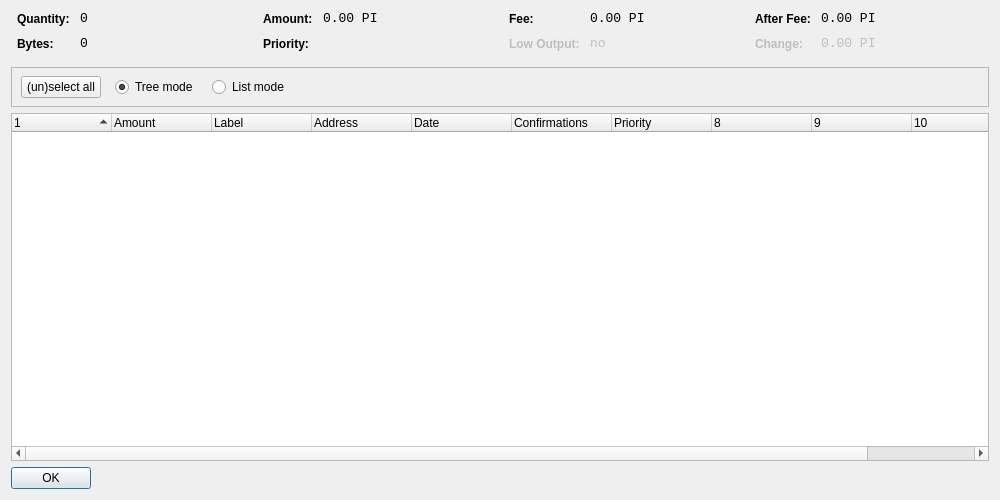
<?xml version="1.0" encoding="UTF-8"?>
<ui version="4.0">
 <class>CoinControlDialog</class>
 <widget class="QDialog" name="CoinControlDialog">
  <property name="geometry">
   <rect>
    <x>0</x>
    <y>0</y>
    <width>1000</width>
    <height>500</height>
   </rect>
  </property>
  <property name="windowTitle">
   <string>Coin Control</string>
  </property>
  <property name="styleSheet">
   <string notr="true">background-image: url(:/images/bkg2);</string>
  </property>
  <layout class="QVBoxLayout" name="verticalLayout">
   <item>
    <layout class="QHBoxLayout" name="horizontalLayoutTop" stretch="0,0,0,0">
     <property name="topMargin">
      <number>0</number>
     </property>
     <property name="bottomMargin">
      <number>10</number>
     </property>
     <item>
      <layout class="QFormLayout" name="formLayoutCoinControl1">
       <property name="horizontalSpacing">
        <number>10</number>
       </property>
       <property name="verticalSpacing">
        <number>10</number>
       </property>
       <property name="leftMargin">
        <number>6</number>
       </property>
       <property name="rightMargin">
        <number>6</number>
       </property>
       <item row="0" column="0">
        <widget class="QLabel" name="labelCoinControlQuantityText">
         <property name="styleSheet">
          <string notr="true">font-weight:bold;</string>
         </property>
         <property name="text">
          <string>Quantity:</string>
         </property>
        </widget>
       </item>
       <item row="0" column="1">
        <widget class="QLabel" name="labelCoinControlQuantity">
         <property name="font">
          <font>
           <family>Monospace</family>
           <pointsize>10</pointsize>
          </font>
         </property>
         <property name="cursor">
          <cursorShape>IBeamCursor</cursorShape>
         </property>
         <property name="contextMenuPolicy">
          <enum>Qt::ActionsContextMenu</enum>
         </property>
         <property name="text">
          <string notr="true">0</string>
         </property>
         <property name="textInteractionFlags">
          <set>Qt::LinksAccessibleByMouse|Qt::TextSelectableByKeyboard|Qt::TextSelectableByMouse</set>
         </property>
        </widget>
       </item>
       <item row="1" column="0">
        <widget class="QLabel" name="labelCoinControlBytesText">
         <property name="styleSheet">
          <string notr="true">font-weight:bold;</string>
         </property>
         <property name="text">
          <string>Bytes:</string>
         </property>
        </widget>
       </item>
       <item row="1" column="1">
        <widget class="QLabel" name="labelCoinControlBytes">
         <property name="font">
          <font>
           <family>Monospace</family>
           <pointsize>10</pointsize>
          </font>
         </property>
         <property name="cursor">
          <cursorShape>IBeamCursor</cursorShape>
         </property>
         <property name="contextMenuPolicy">
          <enum>Qt::ActionsContextMenu</enum>
         </property>
         <property name="text">
          <string notr="true">0</string>
         </property>
         <property name="textInteractionFlags">
          <set>Qt::LinksAccessibleByMouse|Qt::TextSelectableByKeyboard|Qt::TextSelectableByMouse</set>
         </property>
        </widget>
       </item>
      </layout>
     </item>
     <item>
      <layout class="QFormLayout" name="formLayoutCoinControl2">
       <property name="horizontalSpacing">
        <number>10</number>
       </property>
       <property name="verticalSpacing">
        <number>10</number>
       </property>
       <property name="leftMargin">
        <number>6</number>
       </property>
       <property name="rightMargin">
        <number>6</number>
       </property>
       <item row="0" column="0">
        <widget class="QLabel" name="labelCoinControlAmountText">
         <property name="styleSheet">
          <string notr="true">font-weight:bold;</string>
         </property>
         <property name="text">
          <string>Amount:</string>
         </property>
        </widget>
       </item>
       <item row="0" column="1">
        <widget class="QLabel" name="labelCoinControlAmount">
         <property name="font">
          <font>
           <family>Monospace</family>
           <pointsize>10</pointsize>
          </font>
         </property>
         <property name="cursor">
          <cursorShape>IBeamCursor</cursorShape>
         </property>
         <property name="contextMenuPolicy">
          <enum>Qt::ActionsContextMenu</enum>
         </property>
         <property name="text">
          <string notr="true">0.00 PI</string>
         </property>
         <property name="textInteractionFlags">
          <set>Qt::LinksAccessibleByMouse|Qt::TextSelectableByKeyboard|Qt::TextSelectableByMouse</set>
         </property>
        </widget>
       </item>
       <item row="1" column="0">
        <widget class="QLabel" name="labelCoinControlPriorityText">
         <property name="styleSheet">
          <string notr="true">font-weight:bold;</string>
         </property>
         <property name="text">
          <string>Priority:</string>
         </property>
        </widget>
       </item>
       <item row="1" column="1">
        <widget class="QLabel" name="labelCoinControlPriority">
         <property name="font">
          <font>
           <family>Monospace</family>
           <pointsize>10</pointsize>
          </font>
         </property>
         <property name="cursor">
          <cursorShape>IBeamCursor</cursorShape>
         </property>
         <property name="contextMenuPolicy">
          <enum>Qt::ActionsContextMenu</enum>
         </property>
         <property name="text">
          <string/>
         </property>
         <property name="textInteractionFlags">
          <set>Qt::LinksAccessibleByMouse|Qt::TextSelectableByKeyboard|Qt::TextSelectableByMouse</set>
         </property>
        </widget>
       </item>
      </layout>
     </item>
     <item>
      <layout class="QFormLayout" name="formLayoutCoinControl3">
       <property name="horizontalSpacing">
        <number>10</number>
       </property>
       <property name="verticalSpacing">
        <number>10</number>
       </property>
       <property name="leftMargin">
        <number>6</number>
       </property>
       <property name="rightMargin">
        <number>6</number>
       </property>
       <item row="0" column="0">
        <widget class="QLabel" name="labelCoinControlFeeText">
         <property name="styleSheet">
          <string notr="true">font-weight:bold;</string>
         </property>
         <property name="text">
          <string>Fee:</string>
         </property>
        </widget>
       </item>
       <item row="0" column="1">
        <widget class="QLabel" name="labelCoinControlFee">
         <property name="font">
          <font>
           <family>Monospace</family>
           <pointsize>10</pointsize>
          </font>
         </property>
         <property name="cursor">
          <cursorShape>IBeamCursor</cursorShape>
         </property>
         <property name="contextMenuPolicy">
          <enum>Qt::ActionsContextMenu</enum>
         </property>
         <property name="text">
          <string notr="true">0.00 PI</string>
         </property>
         <property name="textInteractionFlags">
          <set>Qt::LinksAccessibleByMouse|Qt::TextSelectableByKeyboard|Qt::TextSelectableByMouse</set>
         </property>
        </widget>
       </item>
       <item row="1" column="0">
        <widget class="QLabel" name="labelCoinControlLowOutputText">
         <property name="enabled">
          <bool>false</bool>
         </property>
         <property name="styleSheet">
          <string notr="true">font-weight:bold;</string>
         </property>
         <property name="text">
          <string>Low Output:</string>
         </property>
        </widget>
       </item>
       <item row="1" column="1">
        <widget class="QLabel" name="labelCoinControlLowOutput">
         <property name="enabled">
          <bool>false</bool>
         </property>
         <property name="font">
          <font>
           <family>Monospace</family>
           <pointsize>10</pointsize>
          </font>
         </property>
         <property name="cursor">
          <cursorShape>IBeamCursor</cursorShape>
         </property>
         <property name="contextMenuPolicy">
          <enum>Qt::ActionsContextMenu</enum>
         </property>
         <property name="text">
          <string notr="true">no</string>
         </property>
         <property name="textInteractionFlags">
          <set>Qt::LinksAccessibleByMouse|Qt::TextSelectableByKeyboard|Qt::TextSelectableByMouse</set>
         </property>
        </widget>
       </item>
      </layout>
     </item>
     <item>
      <layout class="QFormLayout" name="formLayoutCoinControl4">
       <property name="horizontalSpacing">
        <number>10</number>
       </property>
       <property name="verticalSpacing">
        <number>10</number>
       </property>
       <property name="leftMargin">
        <number>6</number>
       </property>
       <property name="rightMargin">
        <number>6</number>
       </property>
       <item row="0" column="0">
        <widget class="QLabel" name="labelCoinControlAfterFeeText">
         <property name="styleSheet">
          <string notr="true">font-weight:bold;</string>
         </property>
         <property name="text">
          <string>After Fee:</string>
         </property>
        </widget>
       </item>
       <item row="0" column="1">
        <widget class="QLabel" name="labelCoinControlAfterFee">
         <property name="font">
          <font>
           <family>Monospace</family>
           <pointsize>10</pointsize>
          </font>
         </property>
         <property name="cursor">
          <cursorShape>IBeamCursor</cursorShape>
         </property>
         <property name="contextMenuPolicy">
          <enum>Qt::ActionsContextMenu</enum>
         </property>
         <property name="text">
          <string notr="true">0.00 PI</string>
         </property>
         <property name="textInteractionFlags">
          <set>Qt::LinksAccessibleByMouse|Qt::TextSelectableByKeyboard|Qt::TextSelectableByMouse</set>
         </property>
        </widget>
       </item>
       <item row="1" column="0">
        <widget class="QLabel" name="labelCoinControlChangeText">
         <property name="enabled">
          <bool>false</bool>
         </property>
         <property name="styleSheet">
          <string notr="true">font-weight:bold;</string>
         </property>
         <property name="text">
          <string>Change:</string>
         </property>
        </widget>
       </item>
       <item row="1" column="1">
        <widget class="QLabel" name="labelCoinControlChange">
         <property name="enabled">
          <bool>false</bool>
         </property>
         <property name="font">
          <font>
           <family>Monospace</family>
           <pointsize>10</pointsize>
          </font>
         </property>
         <property name="cursor">
          <cursorShape>IBeamCursor</cursorShape>
         </property>
         <property name="contextMenuPolicy">
          <enum>Qt::ActionsContextMenu</enum>
         </property>
         <property name="text">
          <string notr="true">0.00 PI</string>
         </property>
         <property name="textInteractionFlags">
          <set>Qt::LinksAccessibleByMouse|Qt::TextSelectableByKeyboard|Qt::TextSelectableByMouse</set>
         </property>
        </widget>
       </item>
      </layout>
     </item>
    </layout>
   </item>
   <item>
    <widget class="QFrame" name="frame">
     <property name="minimumSize">
      <size>
       <width>0</width>
       <height>40</height>
      </size>
     </property>
     <property name="frameShape">
      <enum>QFrame::StyledPanel</enum>
     </property>
     <property name="frameShadow">
      <enum>QFrame::Sunken</enum>
     </property>
     <widget class="QWidget" name="horizontalLayoutWidget">
      <property name="geometry">
       <rect>
        <x>10</x>
        <y>0</y>
        <width>781</width>
        <height>41</height>
       </rect>
      </property>
      <layout class="QHBoxLayout" name="horizontalLayoutPanel" stretch="0,0,0,0">
       <property name="spacing">
        <number>14</number>
       </property>
       <item>
        <widget class="QPushButton" name="pushButtonSelectAll">
         <property name="sizePolicy">
          <sizepolicy hsizetype="Maximum" vsizetype="Fixed">
           <horstretch>0</horstretch>
           <verstretch>0</verstretch>
          </sizepolicy>
         </property>
         <property name="text">
          <string>(un)select all</string>
         </property>
        </widget>
       </item>
       <item>
        <widget class="QRadioButton" name="radioTreeMode">
         <property name="sizePolicy">
          <sizepolicy hsizetype="Maximum" vsizetype="Fixed">
           <horstretch>0</horstretch>
           <verstretch>0</verstretch>
          </sizepolicy>
         </property>
         <property name="text">
          <string>Tree mode</string>
         </property>
         <property name="checked">
          <bool>true</bool>
         </property>
        </widget>
       </item>
       <item>
        <widget class="QRadioButton" name="radioListMode">
         <property name="sizePolicy">
          <sizepolicy hsizetype="Maximum" vsizetype="Fixed">
           <horstretch>0</horstretch>
           <verstretch>0</verstretch>
          </sizepolicy>
         </property>
         <property name="text">
          <string>List mode</string>
         </property>
        </widget>
       </item>
       <item>
        <spacer name="horizontalSpacer">
         <property name="orientation">
          <enum>Qt::Horizontal</enum>
         </property>
         <property name="sizeHint" stdset="0">
          <size>
           <width>40</width>
           <height>20</height>
          </size>
         </property>
        </spacer>
       </item>
      </layout>
     </widget>
    </widget>
   </item>
   <item>
    <widget class="CoinControlTreeWidget" name="treeWidget">
     <property name="contextMenuPolicy">
      <enum>Qt::CustomContextMenu</enum>
     </property>
     <property name="sortingEnabled">
      <bool>false</bool>
     </property>
     <property name="columnCount">
      <number>11</number>
     </property>
     <attribute name="headerShowSortIndicator" stdset="0">
      <bool>true</bool>
     </attribute>
     <attribute name="headerStretchLastSection">
      <bool>false</bool>
     </attribute>
     <column>
      <property name="text">
       <string/>
      </property>
     </column>
     <column>
      <property name="text">
       <string>Amount</string>
      </property>
     </column>
     <column>
      <property name="text">
       <string>Label</string>
      </property>
     </column>
     <column>
      <property name="text">
       <string>Address</string>
      </property>
     </column>
     <column>
      <property name="text">
       <string>Date</string>
      </property>
     </column>
     <column>
      <property name="text">
       <string>Confirmations</string>
      </property>
      <property name="toolTip">
       <string>Confirmed</string>
      </property>
     </column>
     <column>
      <property name="text">
       <string>Priority</string>
      </property>
     </column>
     <column>
      <property name="text">
       <string/>
      </property>
     </column>
     <column>
      <property name="text">
       <string/>
      </property>
     </column>
     <column>
      <property name="text">
       <string/>
      </property>
     </column>
     <column>
      <property name="text">
       <string/>
      </property>
     </column>
    </widget>
   </item>
   <item>
    <widget class="QDialogButtonBox" name="buttonBox">
     <property name="sizePolicy">
      <sizepolicy hsizetype="Maximum" vsizetype="Fixed">
       <horstretch>0</horstretch>
       <verstretch>0</verstretch>
      </sizepolicy>
     </property>
     <property name="orientation">
      <enum>Qt::Horizontal</enum>
     </property>
     <property name="standardButtons">
      <set>QDialogButtonBox::Ok</set>
     </property>
    </widget>
   </item>
  </layout>
 </widget>
 <customwidgets>
  <customwidget>
   <class>CoinControlTreeWidget</class>
   <extends>QTreeWidget</extends>
   <header>coincontroltreewidget.h</header>
  </customwidget>
 </customwidgets>
 <resources/>
 <connections/>
</ui>
